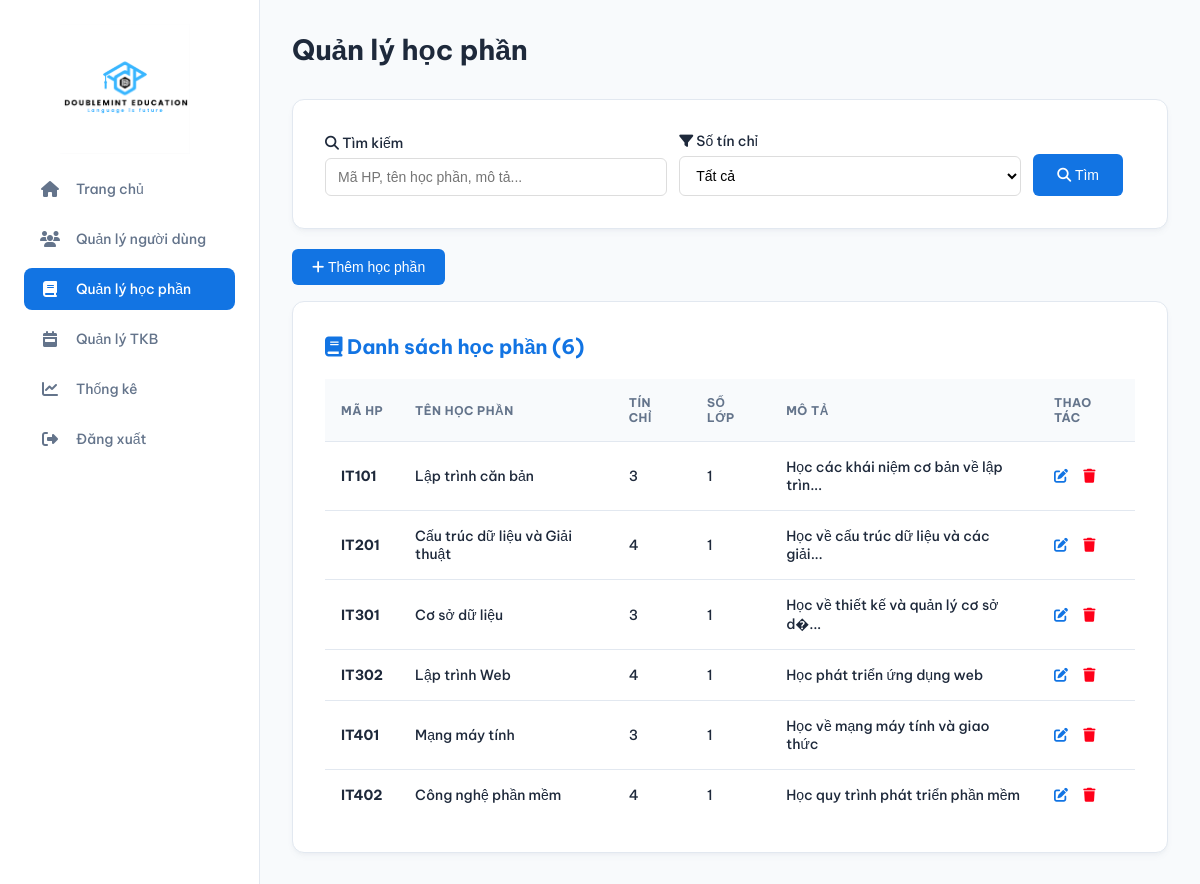
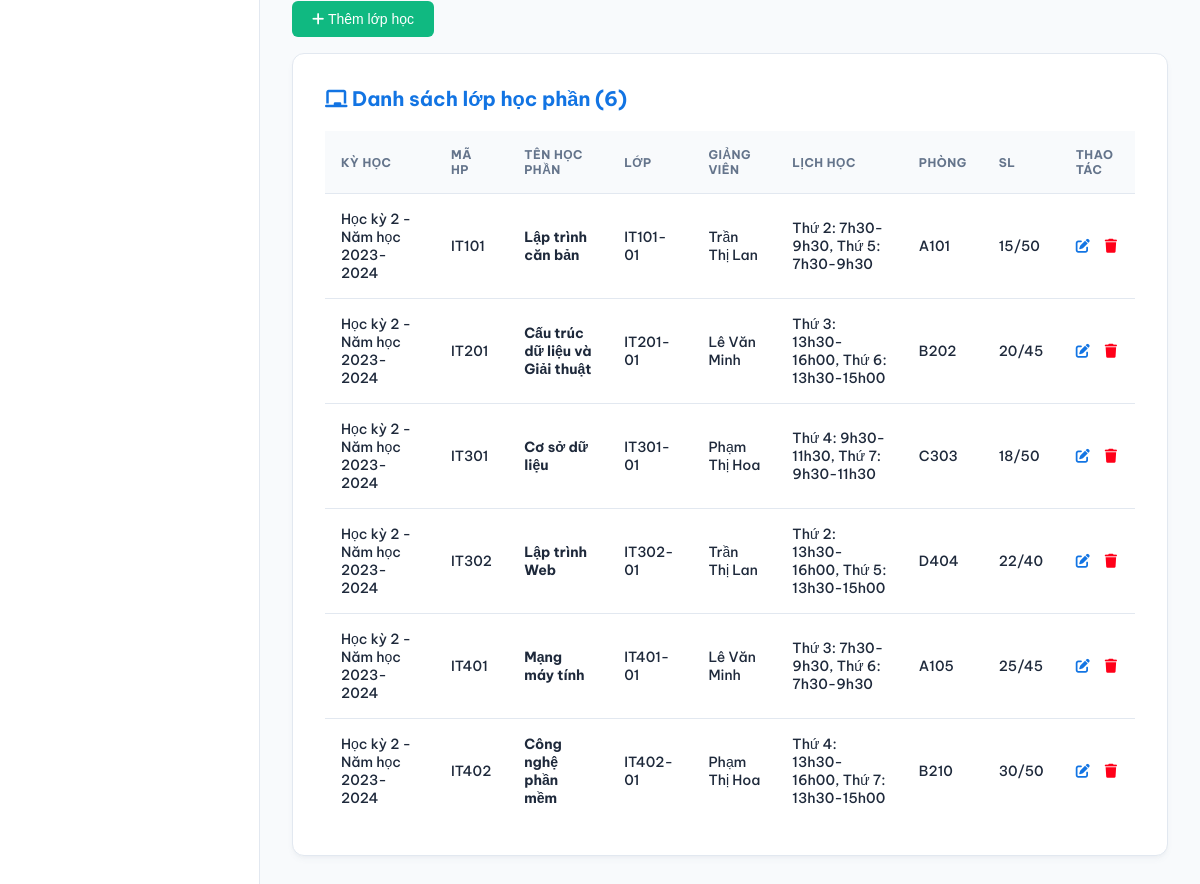
The page /admin/quan_ly_hoc_phan.php (signed in) on the database its author committed (2 pictures, top to bottom).
### tables this page shows
CREATE TABLE courses (
    id INT AUTO_INCREMENT PRIMARY KEY,
    course_code VARCHAR(20) UNIQUE NOT NULL,
    course_name VARCHAR(200) NOT NULL,
    credits INT NOT NULL,
    max_students INT DEFAULT 50,
    description TEXT,
    created_at TIMESTAMP DEFAULT CURRENT_TIMESTAMP,
    INDEX idx_course_code (course_code)
);

CREATE TABLE class_courses (
    id INT AUTO_INCREMENT PRIMARY KEY,
    course_id INT NOT NULL,
    teacher_id INT NOT NULL,
    semester_id INT NOT NULL,
    class_name VARCHAR(100) NOT NULL,
    schedule TEXT,
    room VARCHAR(50),
    current_students INT DEFAULT 0,
    max_students INT DEFAULT 50,
    status ENUM('open', 'full', 'closed') DEFAULT 'open',
    created_at TIMESTAMP DEFAULT CURRENT_TIMESTAMP,
    FOREIGN KEY (course_id) REFERENCES courses(id) ON DELETE CASCADE,
    FOREIGN KEY (teacher_id) REFERENCES teachers(id) ON DELETE CASCADE,
    FOREIGN KEY (semester_id) REFERENCES semesters(id) ON DELETE CASCADE,
    INDEX idx_semester (semester_id),
    INDEX idx_teacher (teacher_id)
);

CREATE TABLE semesters (
    id INT AUTO_INCREMENT PRIMARY KEY,
    semester_name VARCHAR(50) NOT NULL,
    semester_code VARCHAR(20) UNIQUE NOT NULL,
    start_date DATE NOT NULL,
    end_date DATE NOT NULL,
    is_active ENUM('yes', 'no') DEFAULT 'no',
    created_at TIMESTAMP DEFAULT CURRENT_TIMESTAMP
);

### config/db_connect.php (called while the page is built, shortened)
<?php
function executeQuery($conn, $sql) {
    $result = $conn->query($sql);
    return $result;
}
function fetchAll($conn, $sql) {
    $result = executeQuery($conn, $sql);
    $data = array();
    if ($result && $result->num_rows > 0) {
        while ($row = $result->fetch_assoc()) {
            $data[] = $row;
        }
    }
    return $data;
}
?>

### admin/quan_ly_hoc_phan.php (the view, shortened to what this page needs)
<?php
require_once '../config/db_connect.php';
$searchKeyword = isset($_GET['search']) ? trim($_GET['search']) : '';
$sqlCourses = "SELECT c.*,
               (SELECT COUNT(*) FROM class_courses WHERE course_id = c.id) as class_count
               FROM courses c
               WHERE 1=1";
$sqlCourses .= " ORDER BY c.course_code";
$courses = fetchAll($conn, $sqlCourses);
$sqlClasses = "SELECT cc.*, c.course_code, c.course_name,
               CONCAT(u.full_name) as teacher_name, s.semester_name
               FROM class_courses cc
               INNER JOIN courses c ON cc.course_id = c.id
               INNER JOIN teachers t ON cc.teacher_id = t.id
               INNER JOIN users u ON t.user_id = u.id
               INNER JOIN semesters s ON cc.semester_id = s.id
               ORDER BY s.start_date DESC, c.course_code";
$classes = fetchAll($conn, $sqlClasses);
include '../includes/header.php';
?>
<div class="main-header">
    <div class="page-title">
        <h1>Quản lý học phần</h1>
    </div>
</div>
<div class="card" style="margin-bottom: 20px;">
    <form method="GET" action="" id="searchForm">
        <div style="display: grid; grid-template-columns: 1fr 1fr auto auto; gap: 12px; align-items: end;">
            <div class="form-group" style="margin-bottom: 0;">
                <label style="display: block; margin-bottom: 6px; color: var(--text-primary); font-weight: 500; font-size: 14px;">
                    <i class="fas fa-search"></i> Tìm kiếm
                </label>
                <input type="text"
                       name="search"
                       id="searchInput"
                       value="<?php echo htmlspecialchars($searchKeyword); ?>"
                       placeholder="Mã HP, tên học phần, mô tả..."
                       style="width: 100%; padding: 10px 12px; border: 1px solid #ddd; border-radius: 6px; font-size: 14px;">
            </div>
            <div class="form-group" style="margin-bottom: 0;">
                <label style="display: block; margin-bottom: 6px; color: var(--text-primary); font-weight: 500; font-size: 14px;">
                    <i class="fas fa-filter"></i> Số tín chỉ
                </label>
                <select name="credits"
                        id="creditsFilter"
                        style="width: 100%; padding: 10px 12px; border: 1px solid #ddd; border-radius: 6px; font-size: 14px; background-color: white;">
                    <option value="0">Tất cả</option>
                </select>
            </div>
            <button type="submit"
                    style="padding: 10px 24px; background-color: var(--primary-color); color: white; border: none; border-radius: 6px; cursor: pointer; font-size: 14px; font-weight: 500; height: 42px;">
                <i class="fas fa-search"></i> Tìm
            </button>
        </div>
    </form>
</div>
<div style="margin-bottom: 16px; display: flex; gap: 12px;">
    <button onclick="document.getElementById('addCourseModal').style.display='block'"
            style="padding: 10px 20px; background-color: var(--primary-color); color: white; border: none; border-radius: 6px; cursor: pointer; font-size: 14px; font-weight: 500;">
        <i class="fas fa-plus"></i> Thêm học phần
    </button>
</div>
<div class="card" style="margin-bottom: 32px;">
    <h2 style="font-size: 20px; margin-bottom: 20px; color: var(--primary-color);">
        <i class="fas fa-book"></i> Danh sách học phần (<?php echo count($courses); ?>)
    </h2>
    <?php if (count($courses) > 0): ?>
        <div class="table-container">
            <table class="results-table">
                <thead>
                    <tr>
                        <th>Mã HP</th>
                        <th>Tên học phần</th>
                        <th>Tín chỉ</th>
                        <th>Số lớp</th>
                        <th>Mô tả</th>
                        <th>Thao tác</th>
                    </tr>
                </thead>
                <tbody>
                    <?php foreach ($courses as $course): ?>
                        <tr>
                            <td><strong><?php echo htmlspecialchars($course['course_code']); ?></strong></td>
                            <td><?php echo htmlspecialchars($course['course_name']); ?></td>
                            <td><?php echo $course['credits']; ?></td>
                            <td><?php echo $course['class_count']; ?></td>
                            <td><?php echo htmlspecialchars(substr($course['description'], 0, 50)); ?><?php echo strlen($course['description']) > 50 ? '...' : ''; ?></td>
                            <td>
                                <a href="#"
                                   class="edit-course-btn"
                                   data-course-id="<?php echo $course['id']; ?>"
                                   data-course-code="<?php echo htmlspecialchars($course['course_code']); ?>"
                                   data-course-name="<?php echo htmlspecialchars($course['course_name']); ?>"
                                   data-credits="<?php echo $course['credits']; ?>"
                                   data-max-students="<?php echo $course['max_students']; ?>"
                                   data-description="<?php echo htmlspecialchars($course['description'] ?? ''); ?>"
                                   style="color: var(--primary-color); text-decoration: none; margin-right: 12px;"
                                   title="Sửa học phần">
                                    <i class="fas fa-edit"></i>
                                </a>
                                <a href="?delete_course=<?php echo $course['id']; ?>"
                                   onclick="return confirm('Bạn có chắc muốn xóa học phần này?')"
                                   style="color: var(--danger-color); text-decoration: none;"
                                   title="Xóa học phần">
                                    <i class="fas fa-trash"></i>
                                </a>
                            </td>
                        </tr>
                    <?php endforeach; ?>
                </tbody>
            </table>
        </div>
    <?php endif; ?>
</div>
<div style="margin-bottom: 16px; display: flex; gap: 12px;">
    <button onclick="document.getElementById('addClassModal').style.display='block'"
            style="padding: 10px 20px; background-color: #10b981; color: white; border: none; border-radius: 6px; cursor: pointer; font-size: 14px; font-weight: 500;">
        <i class="fas fa-plus"></i> Thêm lớp học
    </button>
</div>
<div class="card">
    <h2 style="font-size: 20px; margin-bottom: 20px; color: var(--primary-color);">
        <i class="fas fa-chalkboard"></i> Danh sách lớp học phần (<?php echo count($classes); ?>)
    </h2>
    <?php if (count($classes) > 0): ?>
        <div class="table-container">
            <table class="results-table">
                <thead>
                    <tr>
                        <th>Kỳ học</th>
                        <th>Mã HP</th>
                        <th>Tên học phần</th>
                        <th>Lớp</th>
                        <th>Giảng viên</th>
                        <th>Lịch học</th>
                        <th>Phòng</th>
                        <th>SL</th>
                        <th>Thao tác</th>
                    </tr>
                </thead>
                <tbody>
                    <?php foreach ($classes as $class): ?>
                        <tr>
                            <td><?php echo htmlspecialchars($class['semester_name']); ?></td>
                            <td><?php echo htmlspecialchars($class['course_code']); ?></td>
                            <td><strong><?php echo htmlspecialchars($class['course_name']); ?></strong></td>
                            <td><?php echo htmlspecialchars($class['class_name']); ?></td>
                            <td><?php echo htmlspecialchars($class['teacher_name']); ?></td>
                            <td><?php echo htmlspecialchars($class['schedule']); ?></td>
                            <td><?php echo htmlspecialchars($class['room']); ?></td>
                            <td><?php echo $class['current_students']; ?>/<?php echo $class['max_students']; ?></td>
                            <td>
                                <a href="#"
                                   class="edit-class-btn"
                                   data-class-id="<?php echo $class['id']; ?>"
                                   data-course-id="<?php echo $class['course_id']; ?>"
                                   data-teacher-id="<?php echo $class['teacher_id']; ?>"
                                   data-semester-id="<?php echo $class['semester_id']; ?>"
                                   data-class-name="<?php echo htmlspecialchars($class['class_name']); ?>"
                                   data-schedule="<?php echo htmlspecialchars($class['schedule'] ?? ''); ?>"
                                   data-room="<?php echo htmlspecialchars($class['room'] ?? ''); ?>"
                                   data-max-students="<?php echo $class['max_students']; ?>"
                                   style="color: var(--primary-color); text-decoration: none; margin-right: 12px;"
                                   title="Sửa lớp học">
                                    <i class="fas fa-edit"></i>
                                </a>
                                <a href="?delete_class=<?php echo $class['id']; ?>"
                                   onclick="return confirm('Bạn có chắc muốn xóa lớp này?')"
                                   style="color: var(--danger-color); text-decoration: none;"
                                   title="Xóa lớp học">
                                    <i class="fas fa-trash"></i>
                                </a>
                            </td>
                        </tr>
                    <?php endforeach; ?>
                </tbody>
            </table>
        </div>
    <?php else: ?>
        <p style="color: var(--text-secondary); text-align: center; padding: 40px;">
            Chưa có lớp học nào.
        </p>
    <?php endif; ?>
</div>
<?php include '../includes/footer.php'; ?>

### assets/css/style.css (style rules this page uses)
:root { --primary-color: #1274e3; --secondary-color: #f8fafc; --sidebar-bg: #ffffff; --text-primary: #1e293b; --text-secondary: #64748b; --border-color: #e2e8f0; --shadow-color: rgba(100, 116, 139, 0.06); --danger-color: #ff0019; }
* { box-sizing: border-box; margin: 0; padding: 0; }
body { font-family: 'Be Vietnam Pro', sans-serif; background-color: var(--secondary-color); color: var(--text-primary); font-size: 14px; -webkit-font-smoothing: antialiased; -moz-osx-font-smoothing: grayscale; }
.app-body { display: flex; }
.main-header { display: flex; justify-content: space-between; align-items: center; margin-bottom: 32px; }
.main-header .page-title h1 { font-size: 28px; font-weight: 700; color: var(--text-primary); }
.card { background-color: #ffffff; padding: 32px; border-radius: 12px; border: 1px solid var(--border-color); box-shadow: 0 4px 6px -1px var(--shadow-color), 0 2px 4px -2px var(--shadow-color); }
.table-container { overflow-x: auto; }
.results-table { width: 100%; border-collapse: collapse; min-width: 600px; }
.results-table th, .results-table td { padding: 16px; text-align: left; border-bottom: 1px solid var(--border-color); }
.results-table thead { background-color: var(--secondary-color); }
.results-table th { font-weight: 700; font-size: 12px; color: var(--text-secondary); text-transform: uppercase; letter-spacing: 0.5px; }
.results-table tbody tr:last-child td { border-bottom: none; }
.results-table tbody td { font-weight: 500; }
.main-content .form-group { margin-bottom: 20px; }
.main-content .form-group label { display: block; font-weight: 500; margin-bottom: 8px; }
.main-content .form-group input, .main-content .form-group select, .main-content .form-group textarea { width: 100%; padding: 12px; border: 1px solid var(--border-color); border-radius: 6px; font-size: 14px; background-color: #fff; }

### rows shown on the page
courses: course_code "IT101", course_name "Lập trình căn bản", credits "3", class_count "1", description "Học các khái niệm cơ bản về lập trìn"
courses: course_code "IT201", course_name "Cấu trúc dữ liệu và Giải thuật", credits "4", class_count "1", description "Học về cấu trúc dữ liệu và các giải"
courses: course_code "IT301", course_name "Cơ sở dữ liệu", credits "3", class_count "1", description "Học về thiết kế và quản lý cơ sở d�"
courses: course_code "IT302", course_name "Lập trình Web", credits "4", class_count "1", description "Học phát triển ứng dụng web"
courses: course_code "IT401", course_name "Mạng máy tính", credits "3", class_count "1", description "Học về mạng máy tính và giao thức"
courses: course_code "IT402", course_name "Công nghệ phần mềm", credits "4", class_count "1", description "Học quy trình phát triển phần mềm"
class_courses: semester.semester_name "Học kỳ 2 - Năm học 2023-2024", course.course_code "IT101", course.course_name "Lập trình căn bản", class_name "IT101-01", teacher_name "Trần Thị Lan", schedule "Thứ 2: 7h30-9h30, Thứ 5: 7h30-9h30", room "A101", current_students "15", max_students "50"
class_courses: semester.semester_name "Học kỳ 2 - Năm học 2023-2024", course.course_code "IT201", course.course_name "Cấu trúc dữ liệu và Giải thuật", class_name "IT201-01", teacher_name "Lê Văn Minh", schedule "Thứ 3: 13h30-16h00, Thứ 6: 13h30-15h00", room "B202", current_students "20", max_students "45"
class_courses: semester.semester_name "Học kỳ 2 - Năm học 2023-2024", course.course_code "IT301", course.course_name "Cơ sở dữ liệu", class_name "IT301-01", teacher_name "Phạm Thị Hoa", schedule "Thứ 4: 9h30-11h30, Thứ 7: 9h30-11h30", room "C303", current_students "18", max_students "50"
class_courses: semester.semester_name "Học kỳ 2 - Năm học 2023-2024", course.course_code "IT302", course.course_name "Lập trình Web", class_name "IT302-01", teacher_name "Trần Thị Lan", schedule "Thứ 2: 13h30-16h00, Thứ 5: 13h30-15h00", room "D404", current_students "22", max_students "40"
class_courses: semester.semester_name "Học kỳ 2 - Năm học 2023-2024", course.course_code "IT401", course.course_name "Mạng máy tính", class_name "IT401-01", teacher_name "Lê Văn Minh", schedule "Thứ 3: 7h30-9h30, Thứ 6: 7h30-9h30", room "A105", current_students "25", max_students "45"
class_courses: semester.semester_name "Học kỳ 2 - Năm học 2023-2024", course.course_code "IT402", course.course_name "Công nghệ phần mềm", class_name "IT402-01", teacher_name "Phạm Thị Hoa", schedule "Thứ 4: 13h30-16h00, Thứ 7: 13h30-15h00", room "B210", current_students "30", max_students "50"

### other values the page prints
$menu['text'] "Trang chủ"
$menu['text'] "Quản lý người dùng"
$menu['text'] "Quản lý học phần"
$menu['text'] "Quản lý TKB"
$menu['text'] "Thống kê"
count($courses) "6"
count($classes) "6"
